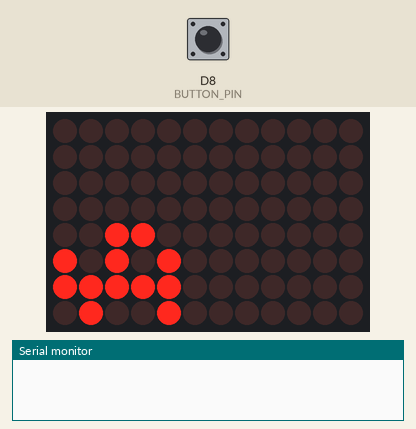
Simulated run of this sketch. Board: Arduino Uno R4 WiFi. On the bench: 12×8 LED matrix, the last lines printed to the serial monitor. The inputs (shaded band) are chosen by the test bench; at power-on: D8 (BUTTON_PIN) HIGH. Random numbers use the default seed unless the sketch sets one.

Above: at 1.2 s.
1.3 s: D8 (BUTTON_PIN) pulled LOW for 3.2 s
At 3.99 s:
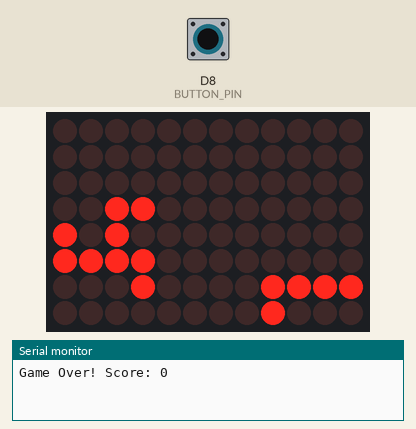
5.1 s: D8 (BUTTON_PIN) pulled LOW for 0.15 s
At 5.2 s:
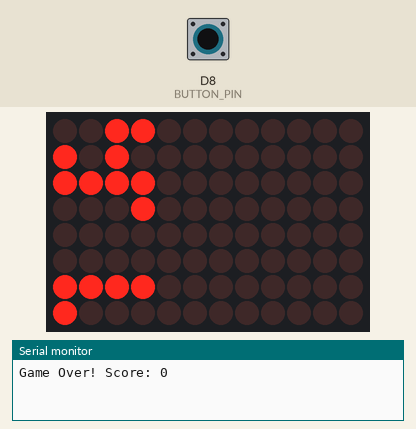
5.8 s: D8 (BUTTON_PIN) pulled LOW for 1 s
At 7.29 s:
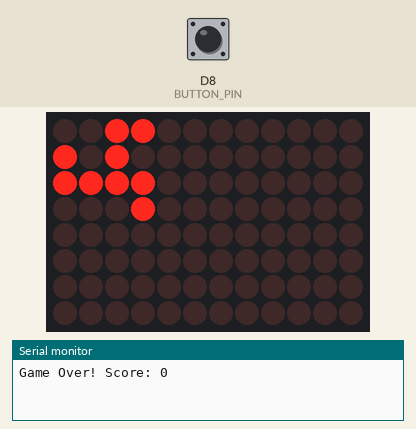
7.4 s: D8 (BUTTON_PIN) pulled LOW for 1 s
At 8.62 s:
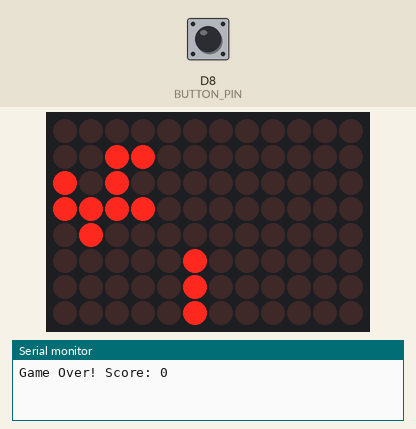
9.0 s: D8 (BUTTON_PIN) pulled LOW for 3.2 s
At 11.92 s:
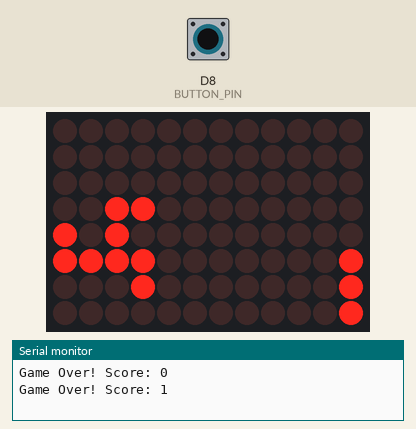

The sketch:

dino_game.ino
```cpp
// Dino game for Arduino UNO R4 WiFi built-in 8x12 LED matrix
// Connect a momentary button between pin 8 and GND (uses INPUT_PULLUP)

#include "Arduino_LED_Matrix.h"

ArduinoLEDMatrix matrix;

uint8_t frame[8][12];

// ── Layout ────────────────────────────────────────────────
// Row 7 = bottom row (dino feet and cactus bases both rest here)
// Dino: 4×4 sprite, cols 0–3, standing rows 4–7
// Obstacle: cactus pillar; ~half also carry a 4-wide platform on top,
// with the pillar dropping from a random column under the platform
// ─────────────────────────────────────────────────────────

const int BUTTON_PIN     = 8;
const int GROUND_ROW     = 7;           // bottom row
const int DINO_COL       = 0;
const int DINO_H         = 4;
const int STAND_TOP      = GROUND_ROW - DINO_H + 1;  // row 4 (feet at row 7)
const int PLATFORM_WIDTH = 4;

// Random number of idle ticks between one obstacle leaving and the next
const int GAP_MIN_TICKS  = 3;
const int GAP_MAX_TICKS  = 13;

// Two run frames — rows 1 & 3 swap each tick for running animation
const uint8_t DINO_PIXELS[2][4][4] = {
  {
    {0, 0, 1, 1},   // head
    {1, 0, 1, 0},   // upper body / arm
    {1, 1, 1, 1},   // torso
    {0, 0, 0, 1},   // legs A
  },
  {
    {0, 0, 1, 1},
    {1, 0, 1, 0},
    {1, 1, 1, 1},
    {0, 1, 0, 0},   // swapped
  }
};

// Jump arc: peak elevation = 4 rows above the launch row
const int JUMP_ARC[]  = { 1, 2, 3, 4, 4, 3, 2, 1 };
const int JUMP_FRAMES = 8;

// ── State ─────────────────────────────────────────────────

typedef enum { DINO_GROUNDED, DINO_JUMPING, DINO_ON_PLATFORM, DINO_FALLING } DinoState;

int       dinoTopRow  = STAND_TOP;
int       jumpPhase   = -1;
int       jumpBaseRow = STAND_TOP;   // row the current jump launched from
int       runFrame    = 0;
DinoState dinoState   = DINO_GROUNDED;

int  obstacleCol         = 11;   // cactus pillar column
int  obstacleH           = 2;    // 1–3 rows tall (bottom rests on GROUND_ROW)
bool obstacleHasPlatform = false;
int  obstacleStemOffset  = 0;    // pillar position within platform [0..PLATFORM_WIDTH-1]
bool obstacleActive      = true;
int  gapTicks            = 0;    // idle ticks remaining before next spawn

int  score    = 0;
bool gameOver = false;

unsigned long gameSpeed = 150;   // ms per game tick
unsigned long lastTick  = 0;

// ── Geometry helpers ──────────────────────────────────────

// Top row of the obstacle (platform row when present, else cactus top)
int obstacleTopRow() { return GROUND_ROW - obstacleH + 1; }

// Platform horizontal extent (only meaningful when obstacleHasPlatform)
int platformLeftCol()  { return obstacleCol - obstacleStemOffset; }
int platformRightCol() { return obstacleCol + (PLATFORM_WIDTH - 1 - obstacleStemOffset); }

// Rightmost column occupied by the whole obstacle
int obstacleRightCol() {
  return obstacleHasPlatform ? platformRightCol() : obstacleCol;
}

// ── Draw helpers ──────────────────────────────────────────

void clearFrame() { memset(frame, 0, sizeof(frame)); }

void drawDino() {
  for (int r = 0; r < DINO_H; r++) {
    for (int c = 0; c < 4; c++) {
      if (!DINO_PIXELS[runFrame][r][c]) continue;
      int absRow = dinoTopRow + r;
      int absCol = DINO_COL   + c;
      if (absRow >= 0 && absRow < 8 && absCol < 12)
        frame[absRow][absCol] = 1;
    }
  }
}

void drawObstacle() {
  if (!obstacleActive) return;
  int obsTop = obstacleTopRow();

  if (obstacleHasPlatform) {
    // Horizontal platform across the top
    for (int c = platformLeftCol(); c <= platformRightCol(); c++)
      if (c >= 0 && c < 12) frame[obsTop][c] = 1;
    // Vertical cactus body below the platform, down to the bottom row
    for (int r = obsTop + 1; r <= GROUND_ROW; r++)
      if (obstacleCol >= 0 && obstacleCol < 12) frame[r][obstacleCol] = 1;
  } else {
    // Plain cactus pillar (no ledge), full height down to the bottom row
    for (int r = obsTop; r <= GROUND_ROW; r++)
      if (obstacleCol >= 0 && obstacleCol < 12) frame[r][obstacleCol] = 1;
  }
}

void renderFrame() {
  clearFrame();
  drawDino();
  drawObstacle();
  matrix.renderBitmap(frame, 8, 12);
}

// ── Bounding-box collision: any obstacle pixel inside the 4×4 dino grid ─

bool checkCollision() {
  if (!obstacleActive || dinoState == DINO_ON_PLATFORM) return false;

  int obsTop  = obstacleTopRow();
  int dinoBot = dinoTopRow + DINO_H - 1;

  // Cactus pillar: rows (platform ? obsTop+1 : obsTop)..GROUND_ROW at obstacleCol
  int pillarTop = obstacleHasPlatform ? obsTop + 1 : obsTop;
  if (obstacleCol >= DINO_COL && obstacleCol <= DINO_COL + 3) {
    if (pillarTop <= dinoBot && GROUND_ROW >= dinoTopRow)
      return true;
  }

  // Platform arms (only when present): row obsTop across [platLeft..platRight]
  if (obstacleHasPlatform && obsTop >= dinoTopRow && obsTop <= dinoBot) {
    if (platformLeftCol() <= DINO_COL + 3 && platformRightCol() >= DINO_COL)
      return true;
  }

  return false;
}

// ── Platform landing ──────────────────────────────────────
// Called after dino position update; snaps dino onto the platform
// if it has descended far enough and the platform is in horizontal range.

void tryLandOnPlatform() {
  if (!obstacleActive || !obstacleHasPlatform) return;

  bool descending = (dinoState == DINO_FALLING) ||
                    (dinoState == DINO_JUMPING && jumpPhase >= JUMP_FRAMES / 2);
  if (!descending) return;

  int obsTop    = obstacleTopRow();
  int targetTop = obsTop - DINO_H;   // dinoTopRow when feet rest on platform

  // Platform must overlap dino cols [0..3]
  bool xOverlap = (platformLeftCol() <= DINO_COL + 3) &&
                  (platformRightCol() >= DINO_COL);
  if (!xOverlap) return;

  // Dino bottom has reached the platform surface
  if (dinoTopRow + DINO_H - 1 >= obsTop && dinoTopRow < STAND_TOP) {
    dinoTopRow = targetTop;
    dinoState  = DINO_ON_PLATFORM;
    jumpPhase  = -1;
  }
}

// ── Obstacle ─────────────────────────────────────────────

void spawnObstacle() {
  obstacleH           = random(1, 4);          // 1, 2, or 3
  obstacleHasPlatform = (random(2) == 0);      // ~50% carry a platform
  obstacleStemOffset  = random(0, PLATFORM_WIDTH);  // pillar at random spot

  // Start with the obstacle's right edge at the rightmost column (11)
  if (obstacleHasPlatform)
    obstacleCol = 11 - (PLATFORM_WIDTH - 1 - obstacleStemOffset);
  else
    obstacleCol = 11;

  obstacleActive = true;
}

// ── Game tick ────────────────────────────────────────────

void gameTick() {
  // Scroll obstacle (or count down the gap before the next one)
  if (obstacleActive) {
    obstacleCol--;
    if (obstacleRightCol() < 0) {   // fully scrolled off the left edge
      if (dinoState == DINO_ON_PLATFORM) dinoState = DINO_FALLING;
      score++;
      if (gameSpeed > 60) gameSpeed -= 8;
      obstacleActive = false;
      gapTicks = random(GAP_MIN_TICKS, GAP_MAX_TICKS + 1);
    }
  } else {
    if (--gapTicks <= 0) spawnObstacle();
  }

  // Update dino vertical position
  switch (dinoState) {
    case DINO_JUMPING:
      jumpPhase++;
      if (jumpPhase >= JUMP_FRAMES) {
        jumpPhase  = -1;
        dinoState  = DINO_FALLING;   // gravity finishes the descent
      } else {
        dinoTopRow = jumpBaseRow - JUMP_ARC[jumpPhase];
      }
      break;

    case DINO_FALLING:
      if (dinoTopRow < STAND_TOP) {
        dinoTopRow++;
      } else {
        dinoTopRow = STAND_TOP;
        dinoState  = DINO_GROUNDED;
      }
      break;

    default:
      break;
  }

  tryLandOnPlatform();

  runFrame ^= 1;

  if (checkCollision()) gameOver = true;
}

// ── Game over animation ────────────────────────────────────

void showGameOver() {
  Serial.print("Game Over! Score: ");
  Serial.println(score);
  for (int i = 0; i < 5; i++) {
    clearFrame();
    matrix.renderBitmap(frame, 8, 12);
    delay(250);
    for (int r = 0; r < 8; r++)
      for (int c = 0; c < 12; c++)
        frame[r][c] = 1;
    matrix.renderBitmap(frame, 8, 12);
    delay(250);
  }
  clearFrame();
  matrix.renderBitmap(frame, 8, 12);
}

// ── Reset ─────────────────────────────────────────────────

void resetGame() {
  dinoTopRow  = STAND_TOP;
  jumpPhase   = -1;
  jumpBaseRow = STAND_TOP;
  runFrame    = 0;
  dinoState   = DINO_GROUNDED;
  score       = 0;
  gameOver    = false;
  gameSpeed   = 150;
  gapTicks    = 0;
  spawnObstacle();
  lastTick    = millis();
}

// ── Arduino entry points ───────────────────────────────────

void setup() {
  matrix.begin();
  pinMode(BUTTON_PIN, INPUT_PULLUP);
  Serial.begin(9600);
  randomSeed(analogRead(A0));
  spawnObstacle();
  lastTick = millis();
}

void loop() {
  if (gameOver) {
    showGameOver();
    while (digitalRead(BUTTON_PIN) == HIGH) {}
    delay(200);
    resetGame();
    return;
  }

  // Jump — from ground or a platform; level detection keeps it responsive
  // (holding the button re-jumps the instant the dino lands).
  if (digitalRead(BUTTON_PIN) == LOW &&
      (dinoState == DINO_GROUNDED || dinoState == DINO_ON_PLATFORM)) {
    jumpBaseRow = dinoTopRow;
    jumpPhase   = 0;
    dinoTopRow  = jumpBaseRow - JUMP_ARC[0];
    dinoState   = DINO_JUMPING;
  }

  unsigned long now = millis();
  if (now - lastTick >= gameSpeed) {
    lastTick = now;
    gameTick();
  }

  renderFrame();
  delay(10);
}
```
